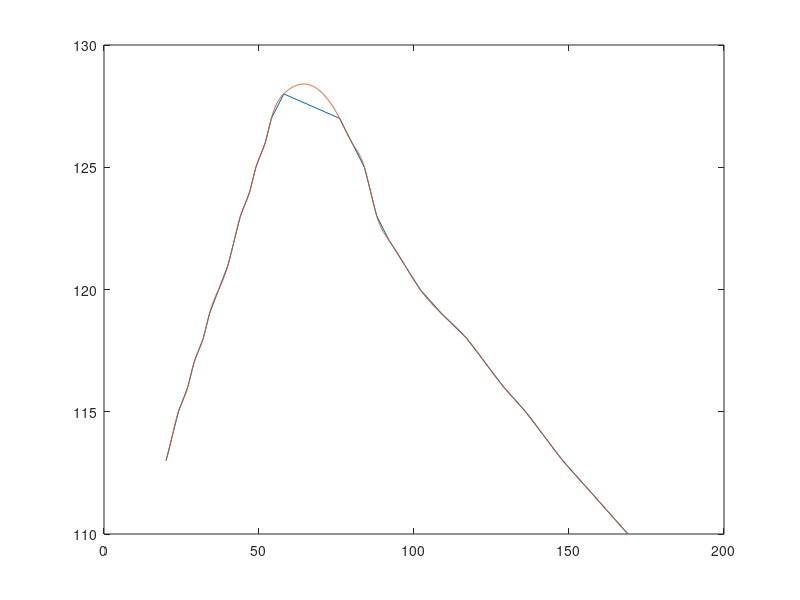

Here is the MATLAB script that generated this plot:
theta = [20 22 24 27 29 32 34 37 40 42 44 47 49 52 54 58 76 80 84 86 88 92 97 102 109 117 123 129 136 142 148 155 162 169];
oaspl = [113 114 115 116 117 118 119 120 121 122 123 124 125 126 127 128 127 126 125 124 123 122 121 120 119 118 117 116 115 114 113 112 111 110];

dth = 0.1;
grid = 20:dth:180;
oaspl_interp = interp1(theta,oaspl,grid,'spline');
figure
plot(theta,oaspl,grid,oaspl_interp)

    